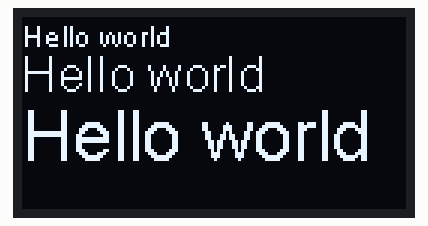
A sketch run on a simulated ESP32. Parts: 128×64 one-colour display. What the sketch prints to the serial monitor is not drawn.

Above: at 1.1 s.
At 2.1 s:
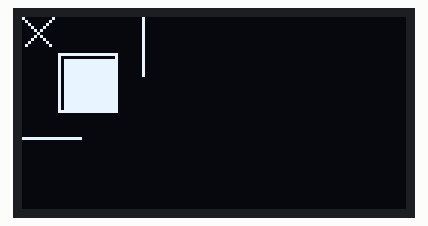

Measured:
- what the display in image 0 shows lasts 1.0 s, from 1.0 s to 2.0 s
- what the display in image 1 shows lasts 2.1 s, from 2.0 s to 4.1 s

The sketch:

sketch_apr16a.ino
```cpp
/*
#include <SH1106Spi.h>
#include <SH1106Brzo.h>
#include <OLEDDisplayFonts.h>
#include <SSD1306Brzo.h>
#include <SSD1306Spi.h>
#include <SH1106Wire.h>
#include <SSD1306.h>
#include <SSD1306Wire.h>
#include <SH1106.h>
#include <OLEDDisplay.h>
#include <OLEDDisplayUi.h>
*/
//#include <ESP8266WiFi.h>
#include <WiFi.h>

#include <Wire.h>  // Only needed for Arduino 1.6.5 and earlier
#include "SSD1306Wire.h" // legacy include: `#include "SSD1306.h"`

 /*
void setup() {
  Serial.begin(115200);

}

void loop(){
  delay(1000);
  Serial.println("a");
  }*/

// Initialize the OLED display using Wire library
SSD1306Wire  display(0x3c, 18, 19);  //18=SDK  19=SCK  As per labeling on ESP32 DevKit

//=======================================================================
//                    Power on setup
//=======================================================================

void setup() {
  delay(1000);
  Serial.begin(115200);
  Serial.println("");

  Serial.println("Initializing OLED Display");
  display.init();

  display.flipScreenVertically();
  display.setFont(ArialMT_Plain_10);
}

//=======================================================================
//                    Main Program Loop
//=======================================================================
void loop() {
  drawFontFaceDemo();
  delay(1000);
  drawRectDemo();
  delay(1000);
  void drawCircleDemo();
  delay(1000);
}
//=========================================================================


void drawFontFaceDemo() {
  // clear the display
  display.clear();
    // Font Demo1
    // create more fonts at http://oleddisplay.squix.ch/
    display.setTextAlignment(TEXT_ALIGN_LEFT);
    display.setFont(ArialMT_Plain_10);
    display.drawString(0, 0, "Hello world");
    display.setFont(ArialMT_Plain_16);
    display.drawString(0, 10, "Hello world");
    display.setFont(ArialMT_Plain_24);
    display.drawString(0, 26, "Hello world");
  // write the buffer to the display
  display.display();
}

void drawRectDemo() {
  // clear the display
  display.clear();
      // Draw a pixel at given position
    for (int i = 0; i < 10; i++) {
      display.setPixel(i, i);
      display.setPixel(10 - i, i);
    }
    display.drawRect(12, 12, 20, 20);

    // Fill the rectangle
    display.fillRect(14, 14, 17, 17);

    // Draw a line horizontally
    display.drawHorizontalLine(0, 40, 20);

    // Draw a line horizontally
    display.drawVerticalLine(40, 0, 20);
   // write the buffer to the display
  display.display();
}

void drawCircleDemo() {
  // clear the display
  display.clear();

  for (int i=1; i < 8; i++) {
    display.setColor(WHITE);
    display.drawCircle(32, 32, i*3);
    if (i % 2 == 0) {
      display.setColor(BLACK);
    }
    display.fillCircle(96, 32, 32 - i* 3);
  }

  // write the buffer to the display
  display.display();
}
```
